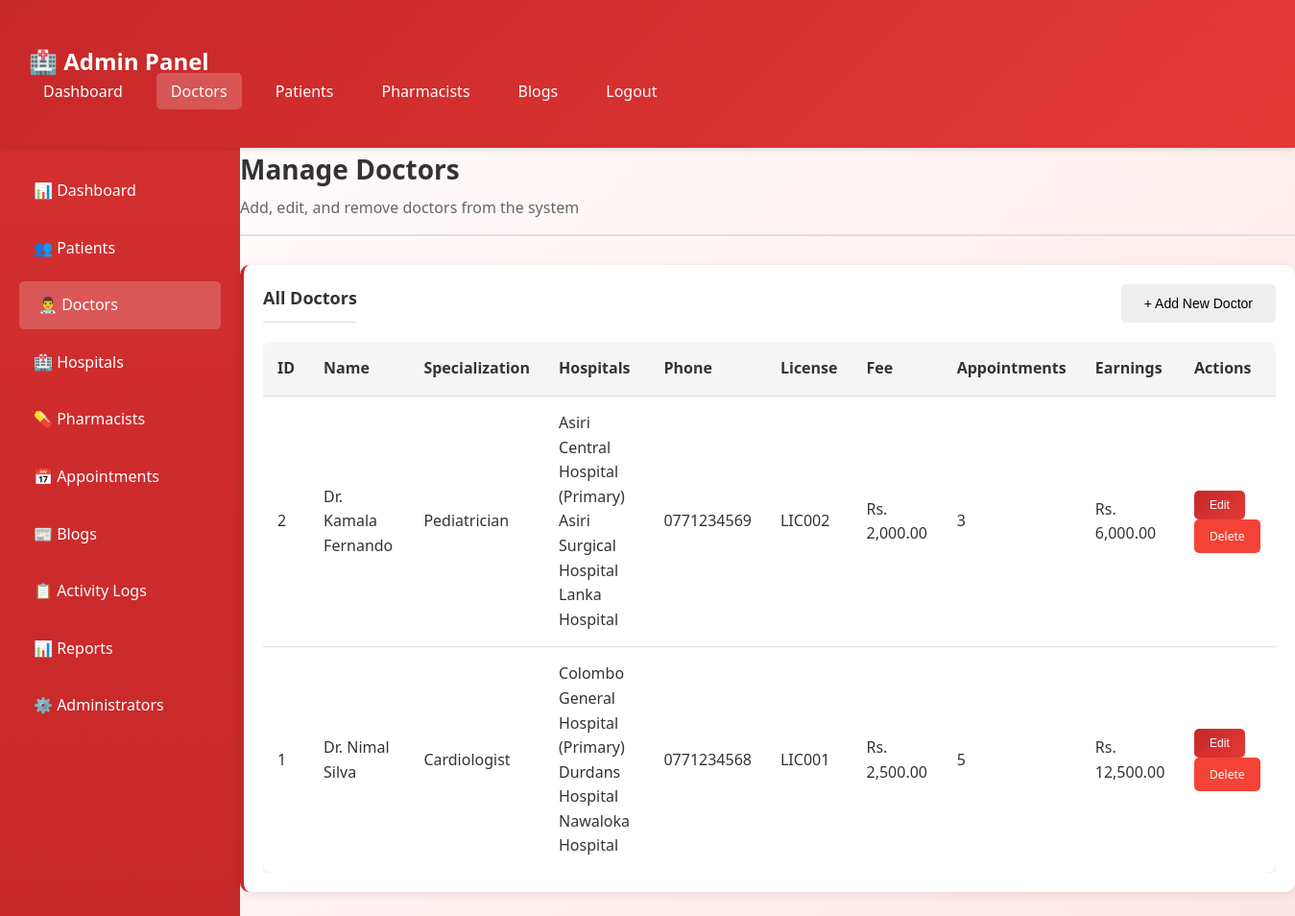
/admin/manage_doctors.php (signed in), run on the app's committed database.
### tables this page shows
CREATE TABLE doctors (
    id INT PRIMARY KEY AUTO_INCREMENT,
    user_id INT UNIQUE NOT NULL,
    full_name VARCHAR(150) NOT NULL,
    specialization VARCHAR(100) NOT NULL,
    phone VARCHAR(20),
    license_number VARCHAR(50),
    consultation_fee DECIMAL(10,2) DEFAULT 0.00,
    current_hospital VARCHAR(200),
    accepts_video_call TINYINT(1) DEFAULT 0,
    next_hospital VARCHAR(200),
    ongoing_number INT DEFAULT 0,
    FOREIGN KEY (user_id) REFERENCES users(id) ON DELETE CASCADE
);

### admin/manage_doctors.php (the view, shortened to what this page needs)
<?php
include '../includes/config.php';
?>
<!DOCTYPE html>
<html lang="en">
<head>
    <link rel="stylesheet" href="../css/style.css">
</head>
<body class="admin-theme">
    <nav class="navbar">
        <div class="main-content">
            <a href="dashboard.php" class="navbar-brand">🏥 Admin Panel</a>
            <ul class="navbar-menu">
                <li><a href="dashboard.php">Dashboard</a></li>
                <li><a href="manage_doctors.php" style="background: rgba(255,255,255,0.2);">Doctors</a></li>
                <li><a href="manage_patients.php">Patients</a></li>
                <li><a href="manage_pharmacists.php">Pharmacists</a></li>
                <li><a href="manage_blogs.php">Blogs</a></li>
                <li><a href="../logout.php">Logout</a></li>
            </ul>
        </div>
    </nav>
    <div class="dashboard-container">
<div class="dashboard-container">
        <div ><div class="sidebar">
            <ul>
                <li><a href="dashboard.php">📊 Dashboard</a></li>
                <li><a href="manage_patients.php">👥 Patients</a></li>
                <li><a href="manage_doctors.php" class="active">👨‍⚕️ Doctors</a></li>
                <li><a href="manage_hospitals.php">🏥 Hospitals</a></li>
                <li><a href="manage_pharmacists.php">💊 Pharmacists</a></li>
                <li><a href="manage_appointments.php">📅 Appointments</a></li>
                <li><a href="manage_blogs.php">📰 Blogs</a></li>
                <li><a href="activity_logs.php">📋 Activity Logs</a></li>
                <li><a href="reports.php">📊 Reports</a></li>
                <li><a href="manage_admins.php">⚙️ Administrators</a></li>
            </ul>
        </div></div>
        <main >
            <div class="page-header">
                <h1>Manage Doctors</h1>
                <p>Add, edit, and remove doctors from the system</p>
            </div>
            <div class="card">
                <div style="display: flex; justify-content: space-between; align-items: center; margin-bottom: 20px;">
                    <div class="card-header" style="margin: 0;">All Doctors</div>
                    <button class="btn btn-glass-primary" onclick="openAddModal()">+ Add New Doctor</button>
                </div>
                <div class="table-container">
                    <?php
                    $result = $conn->query("SELECT d.*, u.username, u.email, u.status
                                           FROM doctors d
                                           JOIN users u ON d.user_id = u.id
                                           ORDER BY d.id DESC");
                    if ($result->num_rows > 0) {
                        echo '<table>';
                        echo '<thead><tr><th>ID</th><th>Name</th><th>Specialization</th><th>Hospitals</th><th>Phone</th><th>License</th><th>Fee</th><th>Appointments</th><th>Earnings</th><th>Actions</th></tr></thead>';
                        echo '<tbody>';
                        while ($doctor = $result->fetch_assoc()) {
                            $stmt = $conn->prepare("SELECT COUNT(*) as count, SUM(payment_amount) as earnings FROM appointments WHERE doctor_id = ?");
                            $stmt->bind_param("i", $doctor['id']);
                            $stmt->execute();
                            $stats = $stmt->get_result()->fetch_assoc();
                            $stmt = $conn->prepare("SELECT hospital_name, is_primary FROM doctor_hospitals WHERE doctor_id = ? ORDER BY is_primary DESC");
                            $stmt->bind_param("i", $doctor['id']);
                            $stmt->execute();
                            $hospitals = $stmt->get_result();
                            $hospital_list = [];
                            while ($hosp = $hospitals->fetch_assoc()) {
                                $label = $hosp['is_primary'] ? ' (Primary)' : '';
                                $hospital_list[] = htmlspecialchars($hosp['hospital_name']) . $label;
                            }
                            $hospital_display = !empty($hospital_list) ? implode('<br>', $hospital_list) : '<em>No hospitals assigned</em>';
                            echo '<tr>';
                            echo '<td>' . $doctor['id'] . '</td>';
                            echo '<td>' . htmlspecialchars($doctor['full_name']) . '</td>';
                            echo '<td>' . htmlspecialchars($doctor['specialization']) . '</td>';
                            echo '<td>' . $hospital_display . '</td>';
                            echo '<td>' . htmlspecialchars($doctor['phone'] ?? '') . '</td>';
                            echo '<td>' . htmlspecialchars($doctor['license_number'] ?? '') . '</td>';
                            echo '<td>Rs. ' . number_format($doctor['consultation_fee'], 2) . '</td>';
                            echo '<td>' . ($stats['count'] ?? 0) . '</td>';
                            echo '<td>Rs. ' . number_format($stats['earnings'] ?? 0, 2) . '</td>';
                            echo '<td>';
                            echo '<button class="btn btn-sm btn-primary" onclick="editDoctor(' . $doctor['id'] . ')">Edit</button> ';
                            echo '<a href="?delete=' . $doctor['user_id'] . '" class="btn btn-sm btn-danger" onclick="return confirm(\'Delete this doctor?\')">Delete</a>';
                            echo '</td>';
                            echo '</tr>';
                        }
                        echo '</tbody></table>';
                    } else {
                        echo '<p>No doctors found.</p>';
                    }
                    ?>
                </div>
            </div>
        </main>
    </div>
</body>
</html>

### css/style.css (style rules this page uses)
* { margin: 0; padding: 0; box-sizing: border-box; }
body { font-family: 'Segoe UI', Tahoma, Geneva, Verdana, sans-serif; line-height: 1.6; color: #333; }
.admin-theme { background: linear-gradient(135deg, #fff 0%, #ffe6e6 100%); }
.admin-theme .navbar { background: linear-gradient(135deg, #c62828 0%, #e53935 100%); color: white; padding: 15px 0; box-shadow: 0 2px 5px rgba(0,0,0,0.1); }
.admin-theme .sidebar { background: linear-gradient(180deg, #d32f2f 0%, #c62828 100%); color: white; }
.admin-theme .btn-primary { background: linear-gradient(135deg, #c62828 0%, #e53935 100%); border: none; color: white; }
.admin-theme .card { border-left: 4px solid #c62828; }
.navbar { display: flex; justify-content: space-between; align-items: center; padding: 15px 30px; position: sticky; top: 0; z-index: 1000; }
.navbar-brand { font-size: 24px; font-weight: bold; color: white; text-decoration: none; }
.navbar-menu { display: flex; list-style: none; gap: 20px; align-items: center; }
.navbar-menu a { color: white; text-decoration: none; padding: 8px 15px; border-radius: 5px; transition: all 0.3s; }
.dashboard-container { display: flex; min-height: calc(100vh - 70px); }
.sidebar { width: 250px; padding: 20px; min-height: 100vh; }
.sidebar ul { list-style: none; }
.sidebar ul li { margin-bottom: 10px; }
.sidebar ul li a { display: block; color: white; text-decoration: none; padding: 12px 15px; border-radius: 5px; transition: all 0.3s; }
.sidebar ul li a:hover, .sidebar ul li a.active { background: rgba(255,255,255,0.2); padding-left: 20px; }
.main-content { flex: 1; padding: 30px; }
.page-header { margin-bottom: 30px; padding-bottom: 15px; border-bottom: 2px solid #e0e0e0; }
.page-header h1 { font-size: 28px; margin-bottom: 5px; }
.page-header p { color: #666; }
.card { background: white; border-radius: 10px; padding: 20px; margin-bottom: 20px; box-shadow: 0 2px 10px rgba(0,0,0,0.1); transition: transform 0.3s, box-shadow 0.3s; }
.card-header { font-size: 18px; font-weight: bold; margin-bottom: 15px; padding-bottom: 10px; border-bottom: 1px solid #e0e0e0; }
.btn { padding: 12px 24px; border: none; border-radius: 5px; cursor: pointer; font-size: 14px; transition: all 0.3s; text-decoration: none; display: inline-block; }
.btn-primary { color: white; }
.btn-danger { background: #f44336; color: white; }
.btn-sm { padding: 8px 16px; font-size: 12px; }
.table-container { overflow-x: auto; }
table { width: 100%; border-collapse: collapse; background: white; border-radius: 10px; overflow: hidden; box-shadow: 0 2px 10px rgba(0,0,0,0.1); }
table thead { background: #f5f5f5; }
table th, table td { padding: 15px; text-align: left; border-bottom: 1px solid #e0e0e0; }
table th { font-weight: 600; color: #333; }
table tbody tr:last-child td { border-bottom: none; }

### data on the page
doctors: id "2", full_name "Dr. Kamala Fernando", specialization "Pediatrician", hospital_list "Asiri Central Hospital (Primary) Asiri Surgical Hospital Lanka Hospital", phone "0771234569", license_number "LIC002", consultation_fee "2,000.00", count "3", earnings "6,000.00"
doctors: id "1", full_name "Dr. Nimal Silva", specialization "Cardiologist", hospital_list "Colombo General Hospital (Primary) Durdans Hospital Nawaloka Hospital", phone "0771234568", license_number "LIC001", consultation_fee "2,500.00", count "5", earnings "12,500.00"
